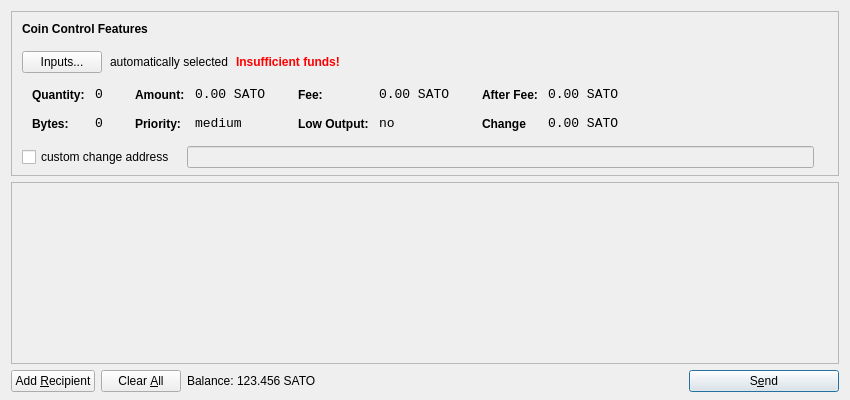
<?xml version="1.0" encoding="UTF-8"?>
<ui version="4.0">
 <class>SendCoinsDialog</class>
 <widget class="QDialog" name="SendCoinsDialog">
  <property name="geometry">
   <rect>
    <x>0</x>
    <y>0</y>
    <width>850</width>
    <height>400</height>
   </rect>
  </property>
  <property name="windowTitle">
   <string>Send Coins</string>
  </property>
  <layout class="QVBoxLayout" name="verticalLayout" stretch="0,1,0">
   <property name="bottomMargin">
    <number>8</number>
   </property>
   <item>
    <widget class="QFrame" name="frameCoinControl">
     <property name="sizePolicy">
      <sizepolicy hsizetype="Expanding" vsizetype="Expanding">
       <horstretch>0</horstretch>
       <verstretch>0</verstretch>
      </sizepolicy>
     </property>
     <property name="maximumSize">
      <size>
       <width>16777215</width>
       <height>16777215</height>
      </size>
     </property>
     <property name="frameShape">
      <enum>QFrame::StyledPanel</enum>
     </property>
     <property name="frameShadow">
      <enum>QFrame::Sunken</enum>
     </property>
     <layout class="QVBoxLayout" name="verticalLayoutCoinControl2">
      <property name="spacing">
       <number>-1</number>
      </property>
      <property name="leftMargin">
       <number>0</number>
      </property>
      <property name="topMargin">
       <number>0</number>
      </property>
      <property name="rightMargin">
       <number>0</number>
      </property>
      <property name="bottomMargin">
       <number>6</number>
      </property>
      <item>
       <layout class="QVBoxLayout" name="verticalLayoutCoinControl" stretch="0,0,0,0,1">
        <property name="spacing">
         <number>0</number>
        </property>
        <property name="leftMargin">
         <number>10</number>
        </property>
        <property name="topMargin">
         <number>10</number>
        </property>
        <item>
         <layout class="QHBoxLayout" name="horizontalLayoutCoinControl1">
          <property name="bottomMargin">
           <number>15</number>
          </property>
          <item>
           <widget class="QLabel" name="labelCoinControlFeatures">
            <property name="sizePolicy">
             <sizepolicy hsizetype="Preferred" vsizetype="Maximum">
              <horstretch>0</horstretch>
              <verstretch>0</verstretch>
             </sizepolicy>
            </property>
            <property name="font">
             <font>
              <weight>75</weight>
              <bold>true</bold>
             </font>
            </property>
            <property name="styleSheet">
             <string notr="true">font-weight:bold;</string>
            </property>
            <property name="text">
             <string>Coin Control Features</string>
            </property>
           </widget>
          </item>
         </layout>
        </item>
        <item>
         <layout class="QHBoxLayout" name="horizontalLayoutCoinControl2" stretch="0,0,0,0">
          <property name="spacing">
           <number>8</number>
          </property>
          <property name="bottomMargin">
           <number>10</number>
          </property>
          <item>
           <widget class="QPushButton" name="pushButtonCoinControl">
            <property name="styleSheet">
             <string notr="true"/>
            </property>
            <property name="text">
             <string>Inputs...</string>
            </property>
           </widget>
          </item>
          <item>
           <widget class="QLabel" name="labelCoinControlAutomaticallySelected">
            <property name="text">
             <string>automatically selected</string>
            </property>
            <property name="margin">
             <number>5</number>
            </property>
           </widget>
          </item>
          <item>
           <widget class="QLabel" name="labelCoinControlInsuffFunds">
            <property name="font">
             <font>
              <weight>75</weight>
              <bold>true</bold>
             </font>
            </property>
            <property name="styleSheet">
             <string notr="true">color:red;font-weight:bold;</string>
            </property>
            <property name="text">
             <string>Insufficient funds!</string>
            </property>
            <property name="margin">
             <number>5</number>
            </property>
           </widget>
          </item>
          <item>
           <spacer name="horizontalSpacerCoinControl">
            <property name="orientation">
             <enum>Qt::Horizontal</enum>
            </property>
            <property name="sizeHint" stdset="0">
             <size>
              <width>40</width>
              <height>1</height>
             </size>
            </property>
           </spacer>
          </item>
         </layout>
        </item>
        <item>
         <widget class="QWidget" name="widgetCoinControl" native="true">
          <property name="sizePolicy">
           <sizepolicy hsizetype="Preferred" vsizetype="Preferred">
            <horstretch>0</horstretch>
            <verstretch>0</verstretch>
           </sizepolicy>
          </property>
          <property name="minimumSize">
           <size>
            <width>0</width>
            <height>0</height>
           </size>
          </property>
          <property name="styleSheet">
           <string notr="true"/>
          </property>
          <layout class="QHBoxLayout" name="horizontalLayoutCoinControl5">
           <property name="margin">
            <number>0</number>
           </property>
           <item>
            <layout class="QHBoxLayout" name="horizontalLayoutCoinControl3" stretch="0,0,0,1">
             <property name="spacing">
              <number>20</number>
             </property>
             <property name="topMargin">
              <number>0</number>
             </property>
             <property name="bottomMargin">
              <number>10</number>
             </property>
             <item>
              <layout class="QFormLayout" name="formLayoutCoinControl1">
               <property name="horizontalSpacing">
                <number>10</number>
               </property>
               <property name="verticalSpacing">
                <number>14</number>
               </property>
               <property name="leftMargin">
                <number>10</number>
               </property>
               <property name="topMargin">
                <number>4</number>
               </property>
               <property name="rightMargin">
                <number>6</number>
               </property>
               <item row="0" column="0">
                <widget class="QLabel" name="labelCoinControlQuantityText">
                 <property name="styleSheet">
                  <string notr="true">font-weight:bold;</string>
                 </property>
                 <property name="text">
                  <string>Quantity:</string>
                 </property>
                 <property name="margin">
                  <number>0</number>
                 </property>
                </widget>
               </item>
               <item row="0" column="1">
                <widget class="QLabel" name="labelCoinControlQuantity">
                 <property name="font">
                  <font>
                   <family>Monospace</family>
                   <pointsize>10</pointsize>
                  </font>
                 </property>
                 <property name="cursor">
                  <cursorShape>IBeamCursor</cursorShape>
                 </property>
                 <property name="contextMenuPolicy">
                  <enum>Qt::ActionsContextMenu</enum>
                 </property>
                 <property name="text">
                  <string>0</string>
                 </property>
                 <property name="margin">
                  <number>0</number>
                 </property>
                 <property name="textInteractionFlags">
                  <set>Qt::LinksAccessibleByMouse|Qt::TextSelectableByKeyboard|Qt::TextSelectableByMouse</set>
                 </property>
                </widget>
               </item>
               <item row="1" column="0">
                <widget class="QLabel" name="labelCoinControlBytesText">
                 <property name="styleSheet">
                  <string notr="true">font-weight:bold;</string>
                 </property>
                 <property name="text">
                  <string>Bytes:</string>
                 </property>
                </widget>
               </item>
               <item row="1" column="1">
                <widget class="QLabel" name="labelCoinControlBytes">
                 <property name="font">
                  <font>
                   <family>Monospace</family>
                   <pointsize>10</pointsize>
                  </font>
                 </property>
                 <property name="cursor">
                  <cursorShape>IBeamCursor</cursorShape>
                 </property>
                 <property name="contextMenuPolicy">
                  <enum>Qt::ActionsContextMenu</enum>
                 </property>
                 <property name="text">
                  <string>0</string>
                 </property>
                 <property name="textInteractionFlags">
                  <set>Qt::LinksAccessibleByMouse|Qt::TextSelectableByKeyboard|Qt::TextSelectableByMouse</set>
                 </property>
                </widget>
               </item>
              </layout>
             </item>
             <item>
              <layout class="QFormLayout" name="formLayoutCoinControl2">
               <property name="horizontalSpacing">
                <number>10</number>
               </property>
               <property name="verticalSpacing">
                <number>14</number>
               </property>
               <property name="leftMargin">
                <number>6</number>
               </property>
               <property name="topMargin">
                <number>4</number>
               </property>
               <property name="rightMargin">
                <number>6</number>
               </property>
               <item row="0" column="0">
                <widget class="QLabel" name="labelCoinControlAmountText">
                 <property name="styleSheet">
                  <string notr="true">font-weight:bold;</string>
                 </property>
                 <property name="text">
                  <string>Amount:</string>
                 </property>
                 <property name="margin">
                  <number>0</number>
                 </property>
                </widget>
               </item>
               <item row="0" column="1">
                <widget class="QLabel" name="labelCoinControlAmount">
                 <property name="font">
                  <font>
                   <family>Monospace</family>
                   <pointsize>10</pointsize>
                  </font>
                 </property>
                 <property name="cursor">
                  <cursorShape>IBeamCursor</cursorShape>
                 </property>
                 <property name="contextMenuPolicy">
                  <enum>Qt::ActionsContextMenu</enum>
                 </property>
                 <property name="text">
                  <string notr="true">0.00 SATO</string>
                 </property>
                 <property name="textInteractionFlags">
                  <set>Qt::LinksAccessibleByMouse|Qt::TextSelectableByKeyboard|Qt::TextSelectableByMouse</set>
                 </property>
                </widget>
               </item>
               <item row="1" column="0">
                <widget class="QLabel" name="labelCoinControlPriorityText">
                 <property name="styleSheet">
                  <string notr="true">font-weight:bold;</string>
                 </property>
                 <property name="text">
                  <string>Priority:</string>
                 </property>
                </widget>
               </item>
               <item row="1" column="1">
                <widget class="QLabel" name="labelCoinControlPriority">
                 <property name="font">
                  <font>
                   <family>Monospace</family>
                   <pointsize>10</pointsize>
                  </font>
                 </property>
                 <property name="cursor">
                  <cursorShape>IBeamCursor</cursorShape>
                 </property>
                 <property name="contextMenuPolicy">
                  <enum>Qt::ActionsContextMenu</enum>
                 </property>
                 <property name="text">
                  <string>medium</string>
                 </property>
                 <property name="textInteractionFlags">
                  <set>Qt::LinksAccessibleByMouse|Qt::TextSelectableByKeyboard|Qt::TextSelectableByMouse</set>
                 </property>
                </widget>
               </item>
              </layout>
             </item>
             <item>
              <layout class="QFormLayout" name="formLayoutCoinControl3">
               <property name="horizontalSpacing">
                <number>10</number>
               </property>
               <property name="verticalSpacing">
                <number>14</number>
               </property>
               <property name="leftMargin">
                <number>6</number>
               </property>
               <property name="topMargin">
                <number>4</number>
               </property>
               <property name="rightMargin">
                <number>6</number>
               </property>
               <item row="0" column="0">
                <widget class="QLabel" name="labelCoinControlFeeText">
                 <property name="styleSheet">
                  <string notr="true">font-weight:bold;</string>
                 </property>
                 <property name="text">
                  <string>Fee:</string>
                 </property>
                 <property name="margin">
                  <number>0</number>
                 </property>
                </widget>
               </item>
               <item row="0" column="1">
                <widget class="QLabel" name="labelCoinControlFee">
                 <property name="font">
                  <font>
                   <family>Monospace</family>
                   <pointsize>10</pointsize>
                  </font>
                 </property>
                 <property name="cursor">
                  <cursorShape>IBeamCursor</cursorShape>
                 </property>
                 <property name="contextMenuPolicy">
                  <enum>Qt::ActionsContextMenu</enum>
                 </property>
                 <property name="text">
                  <string notr="true">0.00 SATO</string>
                 </property>
                 <property name="textInteractionFlags">
                  <set>Qt::LinksAccessibleByMouse|Qt::TextSelectableByKeyboard|Qt::TextSelectableByMouse</set>
                 </property>
                </widget>
               </item>
               <item row="1" column="0">
                <widget class="QLabel" name="labelCoinControlLowOutputText">
                 <property name="styleSheet">
                  <string notr="true">font-weight:bold;</string>
                 </property>
                 <property name="text">
                  <string>Low Output:</string>
                 </property>
                </widget>
               </item>
               <item row="1" column="1">
                <widget class="QLabel" name="labelCoinControlLowOutput">
                 <property name="font">
                  <font>
                   <family>Monospace</family>
                   <pointsize>10</pointsize>
                  </font>
                 </property>
                 <property name="cursor">
                  <cursorShape>IBeamCursor</cursorShape>
                 </property>
                 <property name="contextMenuPolicy">
                  <enum>Qt::ActionsContextMenu</enum>
                 </property>
                 <property name="text">
                  <string>no</string>
                 </property>
                 <property name="textInteractionFlags">
                  <set>Qt::LinksAccessibleByMouse|Qt::TextSelectableByKeyboard|Qt::TextSelectableByMouse</set>
                 </property>
                </widget>
               </item>
              </layout>
             </item>
             <item>
              <layout class="QFormLayout" name="formLayoutCoinControl4">
               <property name="horizontalSpacing">
                <number>10</number>
               </property>
               <property name="verticalSpacing">
                <number>14</number>
               </property>
               <property name="leftMargin">
                <number>6</number>
               </property>
               <property name="topMargin">
                <number>4</number>
               </property>
               <property name="rightMargin">
                <number>6</number>
               </property>
               <item row="0" column="0">
                <widget class="QLabel" name="labelCoinControlAfterFeeText">
                 <property name="styleSheet">
                  <string notr="true">font-weight:bold;</string>
                 </property>
                 <property name="text">
                  <string>After Fee:</string>
                 </property>
                 <property name="margin">
                  <number>0</number>
                 </property>
                </widget>
               </item>
               <item row="0" column="1">
                <widget class="QLabel" name="labelCoinControlAfterFee">
                 <property name="font">
                  <font>
                   <family>Monospace</family>
                   <pointsize>10</pointsize>
                  </font>
                 </property>
                 <property name="cursor">
                  <cursorShape>IBeamCursor</cursorShape>
                 </property>
                 <property name="contextMenuPolicy">
                  <enum>Qt::ActionsContextMenu</enum>
                 </property>
                 <property name="text">
                  <string notr="true">0.00 SATO</string>
                 </property>
                 <property name="textInteractionFlags">
                  <set>Qt::LinksAccessibleByMouse|Qt::TextSelectableByKeyboard|Qt::TextSelectableByMouse</set>
                 </property>
                </widget>
               </item>
               <item row="1" column="0">
                <widget class="QLabel" name="labelCoinControlChangeText">
                 <property name="styleSheet">
                  <string notr="true">font-weight:bold;</string>
                 </property>
                 <property name="text">
                  <string>Change</string>
                 </property>
                </widget>
               </item>
               <item row="1" column="1">
                <widget class="QLabel" name="labelCoinControlChange">
                 <property name="font">
                  <font>
                   <family>Monospace</family>
                   <pointsize>10</pointsize>
                  </font>
                 </property>
                 <property name="cursor">
                  <cursorShape>IBeamCursor</cursorShape>
                 </property>
                 <property name="contextMenuPolicy">
                  <enum>Qt::ActionsContextMenu</enum>
                 </property>
                 <property name="text">
                  <string notr="true">0.00 SATO</string>
                 </property>
                 <property name="textInteractionFlags">
                  <set>Qt::LinksAccessibleByMouse|Qt::TextSelectableByKeyboard|Qt::TextSelectableByMouse</set>
                 </property>
                </widget>
               </item>
              </layout>
             </item>
            </layout>
           </item>
          </layout>
         </widget>
        </item>
        <item>
         <layout class="QHBoxLayout" name="horizontalLayoutCoinControl4" stretch="0,0,0">
          <property name="spacing">
           <number>12</number>
          </property>
          <property name="sizeConstraint">
           <enum>QLayout::SetDefaultConstraint</enum>
          </property>
          <property name="topMargin">
           <number>5</number>
          </property>
          <property name="rightMargin">
           <number>5</number>
          </property>
          <item>
           <widget class="QCheckBox" name="checkBoxCoinControlChange">
            <property name="text">
             <string>custom change address</string>
            </property>
           </widget>
          </item>
          <item>
           <widget class="QLineEdit" name="lineEditCoinControlChange">
            <property name="enabled">
             <bool>false</bool>
            </property>
            <property name="sizePolicy">
             <sizepolicy hsizetype="Expanding" vsizetype="Fixed">
              <horstretch>0</horstretch>
              <verstretch>0</verstretch>
             </sizepolicy>
            </property>
           </widget>
          </item>
          <item>
           <widget class="QLabel" name="labelCoinControlChangeLabel">
            <property name="sizePolicy">
             <sizepolicy hsizetype="Preferred" vsizetype="Expanding">
              <horstretch>0</horstretch>
              <verstretch>0</verstretch>
             </sizepolicy>
            </property>
            <property name="minimumSize">
             <size>
              <width>0</width>
              <height>0</height>
             </size>
            </property>
            <property name="text">
             <string/>
            </property>
            <property name="margin">
             <number>3</number>
            </property>
           </widget>
          </item>
         </layout>
        </item>
        <item>
         <spacer name="verticalSpacerCoinControl">
          <property name="orientation">
           <enum>Qt::Vertical</enum>
          </property>
          <property name="sizeHint" stdset="0">
           <size>
            <width>800</width>
            <height>1</height>
           </size>
          </property>
         </spacer>
        </item>
       </layout>
      </item>
     </layout>
    </widget>
   </item>
   <item>
    <widget class="QScrollArea" name="scrollArea">
     <property name="widgetResizable">
      <bool>true</bool>
     </property>
     <widget class="QWidget" name="scrollAreaWidgetContents">
      <property name="geometry">
       <rect>
        <x>0</x>
        <y>0</y>
        <width>830</width>
        <height>165</height>
       </rect>
      </property>
      <layout class="QVBoxLayout" name="verticalLayout_2">
       <property name="margin">
        <number>0</number>
       </property>
       <item>
        <layout class="QVBoxLayout" name="entries">
         <property name="spacing">
          <number>6</number>
         </property>
        </layout>
       </item>
       <item>
        <spacer name="verticalSpacer">
         <property name="orientation">
          <enum>Qt::Vertical</enum>
         </property>
         <property name="sizeHint" stdset="0">
          <size>
           <width>20</width>
           <height>40</height>
          </size>
         </property>
        </spacer>
       </item>
      </layout>
     </widget>
    </widget>
   </item>
   <item>
    <layout class="QHBoxLayout" name="horizontalLayout">
     <item>
      <widget class="QPushButton" name="addButton">
       <property name="toolTip">
        <string>Send to multiple recipients at once</string>
       </property>
       <property name="text">
        <string>Add &amp;Recipient</string>
       </property>
       <property name="autoDefault">
        <bool>false</bool>
       </property>
      </widget>
     </item>
     <item>
      <widget class="QPushButton" name="clearButton">
       <property name="sizePolicy">
        <sizepolicy hsizetype="Minimum" vsizetype="Fixed">
         <horstretch>0</horstretch>
         <verstretch>0</verstretch>
        </sizepolicy>
       </property>
       <property name="toolTip">
        <string>Remove all transaction fields</string>
       </property>
       <property name="text">
        <string>Clear &amp;All</string>
       </property>
       <property name="autoRepeatDelay">
        <number>300</number>
       </property>
       <property name="autoDefault">
        <bool>false</bool>
       </property>
      </widget>
     </item>
     <item>
      <layout class="QHBoxLayout" name="horizontalLayout_2">
       <property name="spacing">
        <number>3</number>
       </property>
       <item>
        <widget class="QLabel" name="label">
         <property name="sizePolicy">
          <sizepolicy hsizetype="Preferred" vsizetype="Fixed">
           <horstretch>0</horstretch>
           <verstretch>0</verstretch>
          </sizepolicy>
         </property>
         <property name="text">
          <string>Balance:</string>
         </property>
        </widget>
       </item>
       <item>
        <widget class="QLabel" name="labelBalance">
         <property name="sizePolicy">
          <sizepolicy hsizetype="Preferred" vsizetype="Fixed">
           <horstretch>0</horstretch>
           <verstretch>0</verstretch>
          </sizepolicy>
         </property>
         <property name="cursor">
          <cursorShape>IBeamCursor</cursorShape>
         </property>
         <property name="text">
          <string notr="true">123.456 SATO</string>
         </property>
         <property name="textInteractionFlags">
          <set>Qt::LinksAccessibleByMouse|Qt::TextSelectableByKeyboard|Qt::TextSelectableByMouse</set>
         </property>
        </widget>
       </item>
      </layout>
     </item>
     <item>
      <spacer name="horizontalSpacer">
       <property name="orientation">
        <enum>Qt::Horizontal</enum>
       </property>
       <property name="sizeHint" stdset="0">
        <size>
         <width>40</width>
         <height>20</height>
        </size>
       </property>
      </spacer>
     </item>
     <item>
      <widget class="QPushButton" name="sendButton">
       <property name="minimumSize">
        <size>
         <width>150</width>
         <height>0</height>
        </size>
       </property>
       <property name="toolTip">
        <string>Confirm the send action</string>
       </property>
       <property name="text">
        <string>S&amp;end</string>
       </property>
       <property name="icon">
        <iconset resource="../bitcoin.qrc">
         <normaloff>:/icons/send</normaloff>:/icons/send</iconset>
       </property>
       <property name="default">
        <bool>true</bool>
       </property>
      </widget>
     </item>
    </layout>
   </item>
  </layout>
 </widget>
 <resources>
  <include location="../bitcoin.qrc"/>
 </resources>
 <connections/>
</ui>
